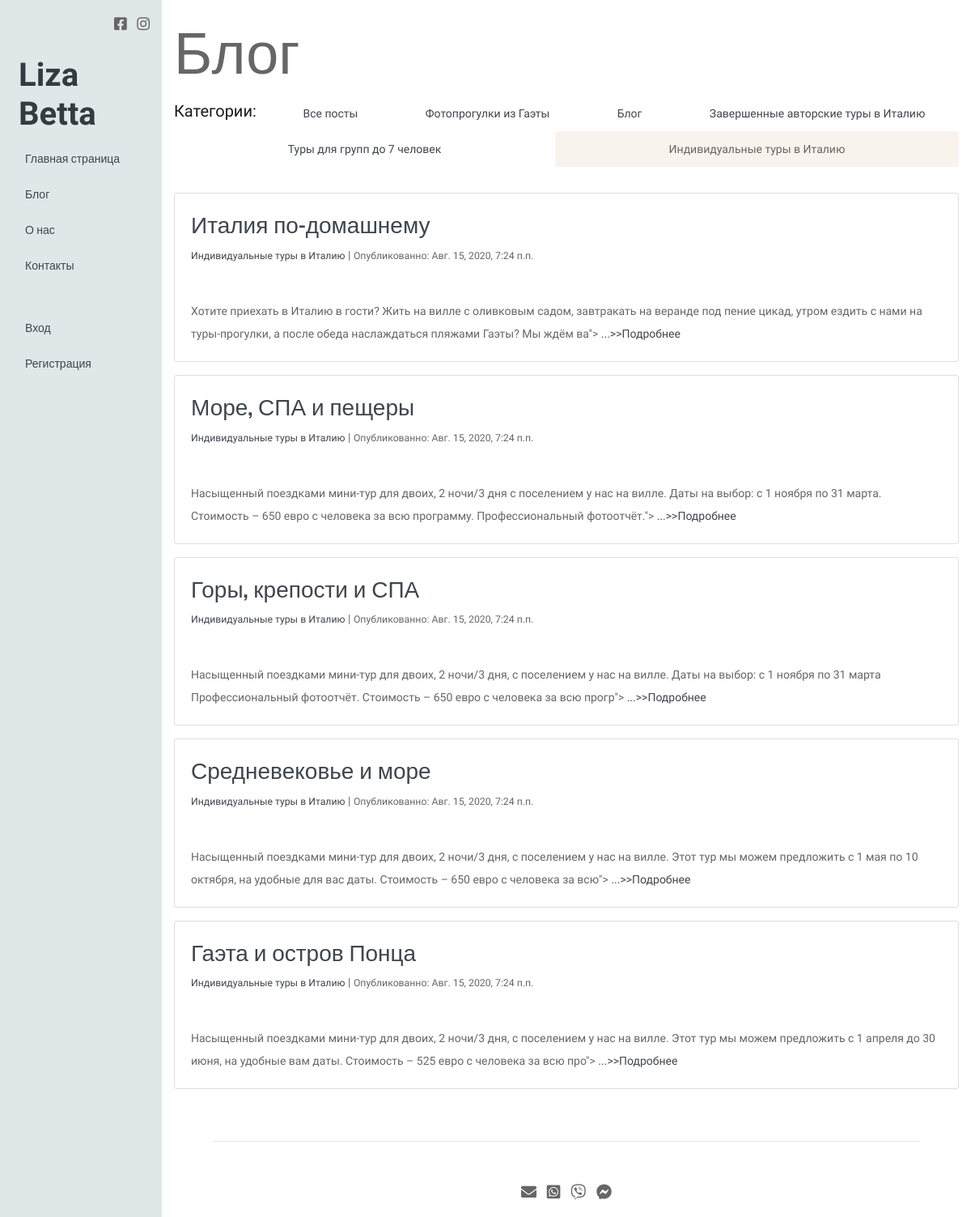
Screenshot of /cat/individualnye-programmy with the database file from the repository.
### mainapp/models.py (models this page shows, shortened)
class Category(models.Model):
    title = models.CharField(max_length=64, verbose_name='Название')
    parent = models.ManyToManyField('self', blank=True, verbose_name='Категория-родитель', )
    desc = models.TextField("Описание", null=True, blank=True)
    slug = models.SlugField(max_length=255, db_index=True, default='default', unique=True)
    def __str__(self):
        return self.title

class Post(models.Model):
    post_date = models.DateTimeField("Дата создания", auto_now_add=True)
    update_at = models.DateTimeField('Даиа обновленния', auto_now=True)
    category = models.ForeignKey(Category,
                                 related_name='category',
                                 null=True,
                                 blank=True,
                                 verbose_name='Категория',
                                 on_delete=models.SET_NULL,
                                 default=0,
                                 )
    image = models.ImageField("Главное фото", null=True, blank=True, upload_to='images/')
    image_small = ImageSpecField(source='image',
                                 processors=[Thumbnail(400, 400)],
                                 format='JPEG',
                                 options={'quality': 60})
    title = models.CharField("Название", max_length=200)
    content = RichTextField("Контент", null=True, blank=True)
    excert = models.TextField("Краткое описание", max_length=200, null=True, blank=True)
    slug = models.SlugField(max_length=150, db_index=True, null=True, blank=True, unique=True)
    status = models.BooleanField("Опубликовать?", default=True)
    comment_status = models.BooleanField("Можно комментировать?", default=True)
    class Meta:
        ordering = ["-post_date", "title"]

### mainapp/views.py (the view)
# urls.py: path('cat/<slug:slug>', Post_by_Cat.as_view(), name = "category"),
class Post_by_Cat(ListView, CategoryList):
    model = Post
    template_name = "mainapp/blog/blog.html"
    ordering = ['-post_date']
    def get_queryset(self):
        return Post.objects.filter(category__slug=self.kwargs.get('slug')).filter(status=True)

### mainapp/views.py (called while the page is built)
    def get_category(self):
        return Category.objects.all()

### mainapp/templates/mainapp/blog/blog.html (shortened to what this page needs)
{% extends "base.html" %}
{% block content %}
<div class="row">
    <div class="col-12 my-3">
        <h2 class="display-3">Блог</h2>
        {% if view.get_category %}
            <nav class="nav nav-pills flex-column flex-sm-row navbar-light my-3">
            <span class="navbar-brand">Категории: </span>
            <a href="{% url 'blog' %}" class="flex-sm-fill text-sm-center nav-link
            {% if request.get_full_path == "/blog/" %} active {% endif %} ">Все посты</a>
            {% for category in view.get_category %}
            <a href="{% url 'category' category.slug %}" class="flex-sm-fill text-sm-center nav-link
            {% if category.slug in request.path %} active {% endif %} ">{{ category.title }}</a>
            {% endfor %}
            </nav>
        {% endif %}
    </div>
</div>
<div class="row">
    <div class="col-12 ">
    {% for post in post_list %}
    <div class="card mb-3">
    <div class="card-body"><a href="{% url 'post_detail' post.slug %}"><h3>{{ post.title }}</h3></a>
        <span class="small"><a href="{% url 'category' slug=post.category.slug %}">{{ post.category }}</a></span> |
        <span class="small">Опубликованно: {{ post.post_date }}</span>
    </div>
    <div class="card-body">
        {% if post.excert %}
            {{ post.excert | slice:":200" | safe }}"
        {% else %}
            {{ post.content | striptags | slice:":200" | safe }}">
        {% endif %}
        <a href="{% url 'post_detail' post.slug %}"> ...>>Подробнее </a>
    </div>
    </div>
    {% endfor %}
    </div>
    </div>
{% endblock %}

### static/css/style.css (style rules this page uses)
body { font-family: 'Comfortaa', cursive; font-size: 14px; background-color: #fff; color: #666; font-weight: 500; line-height: 2em; -webkit-font-smoothing: antialiased; }
h1, h2, h3, h4, h5, h6, .h1, .h2, .h3, .h4, .h5, .h6 { font-family: 'Oswald', sans-serif; }
a { color: #3f454e }
.nav-link.active, .btn-info { background-color: #f9f3ee!important; border-color: #f9f3ee!important; color: #666!important; }

### rows the page displays
Category: title "Фотопрогулки из Гаэты"
Category: title "Блог"
Category: title "Завершенные авторские туры в Италию"
Category: title "Туры для групп до 7 человек"
Category: title "Индивидуальные туры в Италию"
Post: title "Италия по-домашнему", category "Индивидуальные туры в Италию", post_date "Авг. 15, 2020, 7:24 п.п.", content "Хотите приехать в Италию в гости? Жить на вилле с оливковым садом, завтракать на веранде под пение цикад, утром ездить с нами на туры-прогулки, а после обеда наслаждаться пляжами Гаэты? Мы ждём ва"
Post: title "Море, СПА и пещеры", category "Индивидуальные туры в Италию", post_date "Авг. 15, 2020, 7:24 п.п.", content "Насыщенный поездками мини-тур для двоих, 2 ночи/3 дня с поселением у нас на вилле. Даты на выбор: с 1 ноября по 31 марта. Стоимость – 650 евро с человека за всю программу. Профессиональный фотоотчёт."
Post: title "Горы, крепости и СПА", category "Индивидуальные туры в Италию", post_date "Авг. 15, 2020, 7:24 п.п.", content "Насыщенный поездками мини-тур для двоих, 2 ночи/3 дня, с поселением у нас на вилле. Даты на выбор: с 1 ноября по 31 марта Профессиональный фотоотчёт. Стоимость – 650 евро с человека за всю прогр"
Post: title "Средневековье и море", category "Индивидуальные туры в Италию", post_date "Авг. 15, 2020, 7:24 п.п.", content "Насыщенный поездками мини-тур для двоих, 2 ночи/3 дня, с поселением у нас на вилле. Этот тур мы можем предложить с 1 мая по 10 октября, на удобные для вас даты. Стоимость – 650 евро с человека за всю"
Post: title "Гаэта и остров Понца", category "Индивидуальные туры в Италию", post_date "Авг. 15, 2020, 7:24 п.п.", content "Насыщенный поездками мини-тур для двоих, 2 ночи/3 дня, с поселением у нас на вилле. Этот тур мы можем предложить с 1 апреля до 30 июня, на удобные вам даты. Стоимость – 525 евро с человека за всю про"
